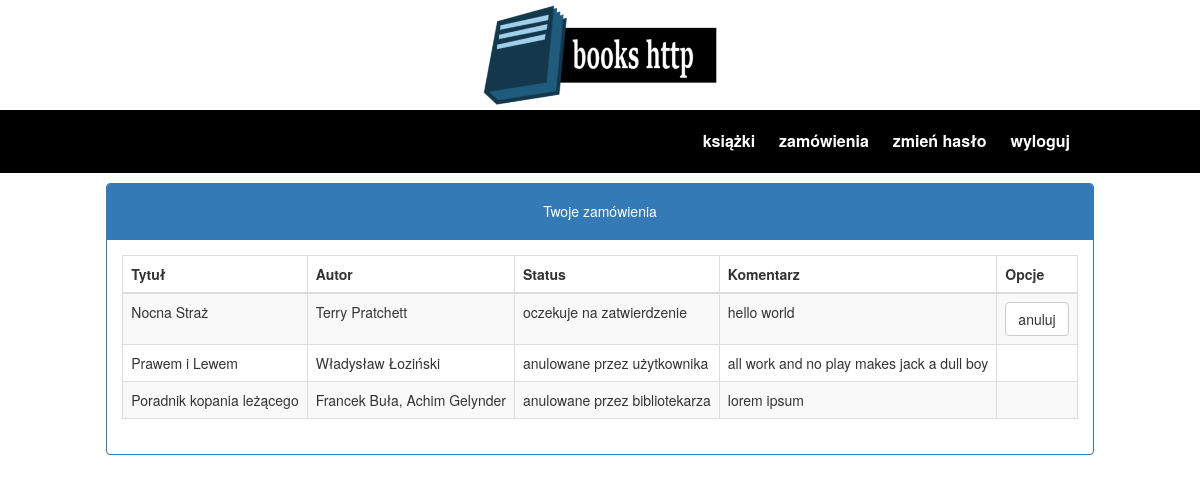
The app's page / (signed in) with its own data.
### tables this page shows
CREATE TABLE IF NOT EXISTS reservation (
	id INT UNSIGNED NOT NULL AUTO_INCREMENT PRIMARY KEY,
	reserver INT UNSIGNED NOT NULL,
	book INT UNSIGNED NOT NULL,
	status TINYINT(1) UNSIGNED NOT NULL DEFAULT '0',
	description VARCHAR(512),
	FOREIGN KEY (reserver) REFERENCES user(id),
	FOREIGN KEY (book) REFERENCES book(id)
);

CREATE TABLE IF NOT EXISTS book (
	id INT UNSIGNED NOT NULL AUTO_INCREMENT PRIMARY KEY,
	isbn VARCHAR(32) NOT NULL,
	title VARCHAR(128) NOT NULL,
	publicationYear VARCHAR(4) NOT NULL,
	publisher INT UNSIGNED NOT NULL,
	totalCount INT UNSIGNED NOT NULL,
	availableCount INT UNSIGNED NOT NULL,
	description VARCHAR(512),
	FOREIGN KEY (publisher) REFERENCES publisher(id)
);

CREATE TABLE IF NOT EXISTS author (
	id INT UNSIGNED NOT NULL AUTO_INCREMENT PRIMARY KEY,
	book INT UNSIGNED NOT NULL,
	writer INT UNSIGNED NOT NULL,
	FOREIGN KEY (book) REFERENCES book(id),
	FOREIGN KEY (writer) REFERENCES writer(id)
);

CREATE TABLE IF NOT EXISTS writer (
	id INT UNSIGNED NOT NULL AUTO_INCREMENT PRIMARY KEY,
	name VARCHAR(32) NOT NULL,
	surname VARCHAR(32) NOT NULL
);

### index.php (called while the page is built, shortened)
<?php
$cmd = isset($_GET['cmd']) ? $_GET['cmd'] : '';
require 'lib/loader.php';
$loader = new \PS\Loader($cmd, DEFAULT_PAGE, DEBUG_MODE);
$loader->loadModule('lib/database');
$loader->loadModule('lib/user');
$loader->loadModule('lib/book');
$loader->loadModule('lib/writer');
$loader->loadModule('lib/author');
$loader->loadModule('lib/reservation');
$loader->loadModule('lib/publisher');
$db = new \PS\Database($loader);
$db->connect(DATABASE_HOST, DATABASE_BASE, DATABASE_USER, DATABASE_PASS);
$user = new \PS\User($db, USER_PASSWORD_COST);
$loader->loadModule('page/' . $loader->getPage());

### lib/user.php (called while the page is built, shortened)
<?php
class User {
	private $id;
	private $permission;
	private function respawnFromSession()
	{
		$this->id          = (int)$_SESSION['user']['id'];
		$this->permission  = (int)$_SESSION['user']['permission'];
	}
	public function getId()
	{
		return $this->id;
	}
	public function getPermission()
	{
		return $this->permission;
	}
}

### lib/reservation.php (called while the page is built, shortened)
<?php
class Reservation {
	private $db;
	private $status;
	private $status_code = array(
		'oczekuje na zatwierdzenie',
		'anulowane przez użytkownika',
		'anulowane przez bibliotekarza',
		'gotowe do wypożyczenia',
		'wypożyczone',
		'oddane (zamknięte)'
	);
	public function __construct($db,
	                            $id = null,
	                            $reserver = null,
	                            $book = null,
	                            $status = null,
	                            $description = null)
	{
		$this->db          = $db;
		$this->status      = $status;
	}
	public function getStatusName($status)
	{
		return ($status == null ? $this->status_code[$this->status] : $this->status_code[$status]);
	}
	public function search($mode, $input = null)
	{
		switch ($mode) {
		case 'reserver+books':
			$query = 'SELECT reservation.id, ' .
			                'reservation.book, ' .
			                'reservation.status, ' .
			                'reservation.description, ' .
			                'book.isbn AS bookIsbn, ' .
			                'book.title AS bookTitle, ' .
			                'book.publicationYear AS bookPublicationYear, ' .
			                'book.publisher AS bookPublisher, ' .
			                'book.totalCount AS bookTotalCount, ' .
			                'book.availableCount AS bookAvailableCount, ' .
			                'book.description AS bookDescription ' .
			         'FROM reservation INNER JOIN book ON reservation.book = book.id ' .
			         'WHERE reserver = :reserver ' .
			         'ORDER BY reservation.id';
			$placeholders = array(':reserver' => $input);
			break;
		}
		$stmt = $this->db->base->prepare($query);
		$stmt->execute($placeholders);
		return $stmt->fetchAll(\PDO::FETCH_ASSOC);
	}
}

### lib/database.php (called while the page is built, shortened)
<?php
class Database {
	private $loader;
	public function __construct($loader)
	{
		$this->loader = $loader;
	}
	public function connect($host, $base, $login, $password, $engine = 'mysql', $charset = 'utf8')
	{
		try {
			$this->base = new \PDO($engine .
			            ':host=' . $host   .
			          ';dbname=' . $base   .
			         ';charset=' . $charset, $login, $password);
		} catch (\PDOException $e) {
			$this->loader->loadModule('inc/database-connection-error', true);
			die();
		}
	}
}

### lib/author.php (called while the page is built, shortened)
<?php
class Author {
	private $db;
	public function __construct($db, $id = null, $book = null, $writer = null)
	{
		$this->db   = $db;
	}
	public function search($mode, $input = null)
	{
		switch ($mode) {
		case 'book':
			$query = 'SELECT * ' .
			         'FROM author ' .
			         'WHERE book = :book';
			$placeholders = array(':book' => $input);
			break;
		}
		$stmt = $this->db->base->prepare($query);
		$stmt->execute($placeholders);
		return $stmt->fetchAll(\PDO::FETCH_ASSOC);
	}
}

### lib/writer.php (called while the page is built, shortened)
<?php
class Writer {
	private $db;
	private $name;
	private $surname;
	public function __construct($db, $id = null, $name = null, $surname = null)
	{
		$this->db   = $db;
		$this->name = $name;
		$this->surname = $surname;
	}
	public function getFullName()
	{
		return $this->name . ' ' . $this->surname;
	}
	public function getDataFromDb($mode, $input)
	{
		$query = 'SELECT * FROM writer WHERE ';
		switch($mode) {
		case 'id':
			$query .= 'id = :id';
			break;
		}
		$query .= ' LIMIT 1';
		$stmt = $this->db->base->prepare($query);
		$stmt->execute(array(':' . $mode => $input));
		$row = $stmt->fetch(\PDO::FETCH_ASSOC);
		$this->name    = $row['name'];
		$this->surname = $row['surname'];
		return true;
	}
}

### page/home.php (the view, shortened to what this page needs)
<?php
global $loader;
global $db;
global $user;
?>
<!DOCTYPE html>
<html lang="<?= DEFAULT_LANG ?>">
<head>
	<link rel="stylesheet" type="text/css" href="<?= GLOBAL_ROOT ?>/css/main.css">
	<link rel="stylesheet" type="text/css" href="<?= GLOBAL_ROOT ?>/css/bootstrap.css">
</head>
<body>
	<main id="page">
<?php $loader->loadModule('inc/menu'); ?>
<?php if ($user->getPermission() === 1) { ?>
		<div class="panel panel-primary" style="display: inline-block; min-width: 500px; margin: 10px auto;">
			<div class="panel-heading"><h5>Wszystkie zamówienia</h5></div>
			<div class="panel-body">
				<table class="table table-striped table-bordered">
					<thead>
						<th>Nr</th>
						<th>Użytkownik</th>
						<th>Tytuł</th>
						<th>Autor</th>
						<th>Status</th>
						<th>Komentarz</th>
						<th>Opcje</th>
					</thead>
<?php
$reservations = new \PS\Reservation($db);
foreach ($reservations->search('books+users') as $reservation) {
	echo '<tr>';
	echo '<td>' . $reservation['id'] . '</td>';
	echo '<td>' . $reservation['reserverName']  . ' ' . $reservation['reserverSurname'] . '</td>';
	echo '<td>' . $reservation['bookTitle'] . '</td>';
	echo '<td>';
	$authors = new \PS\Author($db);
	$first = true;
	foreach ($authors->search('book', $reservation['book']) as $author) {
		$writer = new \PS\Writer($db);
		$writer->getDataFromDb('id', $author['writer']);
		echo ($first ? '' : ', ') . $writer->getFullName();
		unset($writer);
		$first = false;
	}
	echo '</td>';
	unset($authors);
	echo '<td>' . $reservations->getStatusName($reservation['status']) . '</td>';
	echo '<td>' . $reservation['description'] . '</td>';
	echo '<td></td>';
	echo '</tr>';
}
?>
				</table>
			</div>
		</div>
<?php } else { ?>
		<div class="panel panel-primary" style="display: inline-block; min-width: 500px; margin: 10px auto;">
			<div class="panel-heading"><h5>Twoje zamówienia</h5></div>
			<div class="panel-body">
				<table class="table table-striped table-bordered">
					<thead>
						<th>Tytuł</th>
						<th>Autor</th>
						<th>Status</th>
						<th>Komentarz</th>
						<th>Opcje</th>
					</thead>
<?php
$reservations = new \PS\Reservation($db);
foreach ($reservations->search('reserver+books', $user->getId()) as $reservation) {
	echo '<tr>';
	echo '<td>' . $reservation['bookTitle'] . '</td>';
	echo '<td>';
	$authors = new \PS\Author($db);
	$first = true;
	foreach ($authors->search('book', $reservation['book']) as $author) {
		$writer = new \PS\Writer($db);
		$writer->getDataFromDb('id', $author['writer']);
		echo ($first ? '' : ', ') . $writer->getFullName();
		$first = false;
	}
	echo '</td>';
	echo '<td>' . $reservations->getStatusName($reservation['status']) . '</td>';
	echo '<td>' . $reservation['description'] . '</td>';
	if ($reservation['status'] == 0)
		echo '<td><a class="btn btn-default" href="#" role="button">anuluj</a></td>';
	else
		echo '<td></td>';
	echo '</tr>';
}
?>
				</table>
			</div>
		</div>
<?php } ?>
	</main>
</body>
</html>

### lib/loader.php (shortened to what this page needs)
<?php
class Loader {
	public function loadModule($module, $require = true)
	{
		$file = $module . '.php';
		if ($require)
			require $file;
		else
			include $file;
	}
}

### inc/menu.php (shortened to what this page needs)
<img src="<?= GLOBAL_ROOT ?>/gfx/books.png" class="logo-small" />
<div class="main-menu">
	<a class="main-menu-button" href="<?= GLOBAL_ROOT ?>/">książki</a>
	<a class="main-menu-button" href="<?= GLOBAL_ROOT ?>/home">zamówienia</a>
	<a class="main-menu-button" href="<?= GLOBAL_ROOT ?>/password">zmień hasło</a>
	<a class="main-menu-button" href="<?= GLOBAL_ROOT ?>/logout" style="margin-right: 10%;">wyloguj</a>
</div>

### css/main.css (style rules this page uses)
body { padding: 0; margin: 0px auto; background-color: #ffffff; font-family: sans-serif; font-size: 1em; text-align: center; }
.main-menu { background-color: #000000; width: 100%; margin: 0px auto; display: block; padding: 0px; text-align: right; }
.main-menu-button { background-color: #000000; font-size: 16px; color: #FFFFFF; padding: 20px 10px 20px 10px; border: 0px; margin: 0px; cursor: pointer; display: inline-block; font-weight: bold; }
.logo-small { border: 0px; padding: 0px; height: 100px; margin: 5px auto; display: block; }
td { text-align: left; }

### records on screen
reservation: book.title "Nocna Straż", status "oczekuje na zatwierdzenie", description "hello world", shows "anuluj"
author: writer.surname "Terry Pratchett"
reservation: book.title "Prawem i Lewem", status "anulowane przez użytkownika", description "all work and no play makes jack a dull boy"
author: writer.surname "Władysław Łoziński"
reservation: book.title "Poradnik kopania leżącego", status "anulowane przez bibliotekarza", description "lorem ipsum"
author: writer.surname "Francek Buła"
author: writer.surname "Achim Gelynder"
